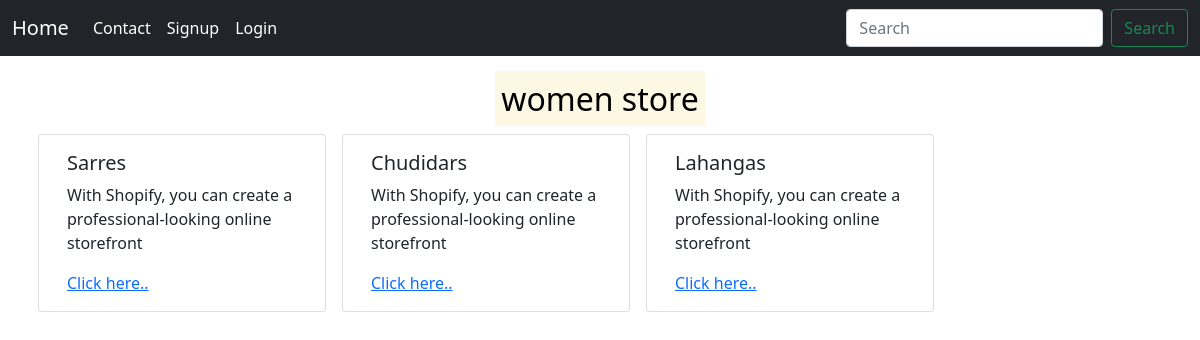
Screenshot of /women/ with the database file from the repository.
### homeapp/models.py (models this page shows, shortened)
class Women(models.Model):
    category=models.CharField(max_length=50)

### homeapp/views.py (the view)
# urls.py: path('women/',views.women,name='women'),
def women(request):
    items=Women.objects.all()
    return render(request,'shop/women.html',{"items":items})

### templates/shop/women.html
{% extends "base/navbar.html" %}
{% block body %}
<div class="container mt-4">
    <div class="row">
    <h2 class="text-center"><mark>women store</mark></h2>
    {% for j in items %}
    <div class="card mx-2 my-2" style="width: 18rem;">
        <div class="card-body">
          <h5 class="card-title">{{j.category}}</h5>
          <p class="card-text">With Shopify, you can create a professional-looking online storefront</p>
          <a href="{% url 'cart' id=j.id %}">Click here..</a>
        </div>
      </div>
    {% endfor %}
</div>
</div>
{% endblock  %}

### rows the page displays
Women: category "Sarres"
Women: category "Chudidars"
Women: category "Lahangas"
